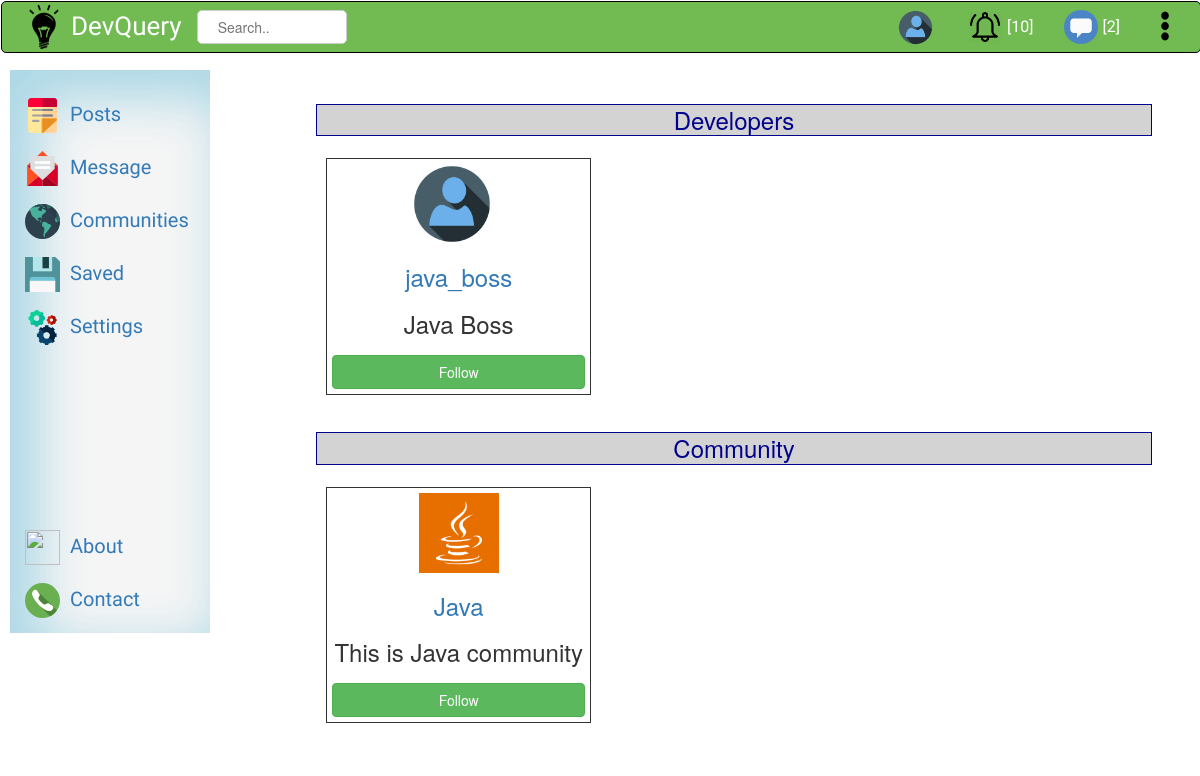
Screenshot of /search.php?key=java with the database file from the repository.
### tables this page shows
CREATE TABLE `user` (
  `first_name` varchar(255) NOT NULL,
  `last_name` varchar(255) NOT NULL,
  `user_name` varchar(255) NOT NULL,
  `password` text NOT NULL,
  `date_of_join` date NOT NULL,
  `email` varchar(255) NOT NULL,
  `profile_tag` varchar(50) NOT NULL
);

CREATE TABLE `community` (
  `community_id` int(11) NOT NULL,
  `community_title` varchar(255) NOT NULL,
  `community_description` text NOT NULL
);

### search.php (the view, shortened to what this page needs)
<!DOCTYPE html>
<html lang="en">
  <head>
    <link href="css/bootstrap.min.css" rel="stylesheet">
    <link rel="stylesheet" type="text/css" href="style.css"/>
       <link rel="stylesheet" href="assets/animate.css/animate.min.css">
       <link rel="stylesheet" href="assets/socicon/css/socicon.min.css">
       <link rel="stylesheet" href="assets/mobirise/css/style.css">
       <link rel="stylesheet" href="assets/mobirise-gallery/style.css">
       <link rel="stylesheet" href="assets/mobirise-slider/style.css">
       <link rel="stylesheet" href="assets/mobirise/css/mbr-additional.css" type="text/css">
    </head>
  <?php
  include 'dbconnect.php';
  $user_name = $_SESSION['user_name'];
  $key = $_GET['key'];
  ?>
  <body>
  <nav class="navbar" style="z-index: 9999">
      <div class="container" id="mainnav">
          <img src="img/logo.png" style="height: 50px;width: 54px;float: left; padding: 2px 2px "/>
          <div class="navbar-header">
              <a class="navbar-brand logo" href="home.php">DevQuery</a>
          </div>
          <form style="width:330px;float: left" action="search.php" method="get">
              <input id="search" type="text" name="key" placeholder="Search.." style="width: 150px;height: 34px;border-radius:5px ">
          </form>
          <ul class="nav navbar-nav">
              <li>
                  <a href="profile.php" class="active" id="nav-a"><img src="img/user.ico" style="height: 35px;width: 35px;float: left; margin-right: 5px "/><?php echo $_SESSION['user_name'];?></a>
              </li>
              <li>
                  <a href="#" id="nav-a"><img src="img/notify.png" style="height: 34px;width: 34px;float: left;margin-right: 5px"/> [10] </a>
              </li>
              <li>
                  <a href="#" id="nav-a"><img src="img/chat.png" style="height: 34px;width: 34px;float: left;margin-right: 5px"/>[2] </a>
              </li>
              <li>
                  <a href="#" style="display: inline-block" id="nav-a"><img src="img/menu.png" style="height: 32px;width: 30px;float: left;margin-right: 5px"/> </a>
              </li>
          </ul>
      </div>
  </nav>
     <div class="container-fluid">
        <div class="row">
            <div class="col-lg-2" style="background-color:whitesmoke;height: 563px;position: fixed;margin-left: 10px;box-shadow:20px 20px 50px 10px lightblue inset ">
              <div style="margin-top: 28px ">
                  <a href="ask.php" class="active" Style="font-family: sofia;font-size: 20px;text-decoration: none"><img src="img/post.svg" style="height: 35px;width: 35px;margin-right:10px;"/>Posts</a>
              </div>
              <div style="margin-top: 18px ">
                  <a href="#" class="active" Style="font-family: sofia;font-size: 20px;text-decoration: none"><img src="img/msg.svg" style="height: 35px;width: 35px;margin-right:10px;"/>Message</a>
              </div>
              <div style="margin-top: 18px ">
                  <a href="community.php" class="active" Style="font-family: sofia;font-size: 20px;text-decoration: none"><img src="img/comminity.svg" style="height: 35px;width: 35px;margin-right:10px;"/>Communities</a>
              </div>
              <div style="margin-top: 18px ">
                  <a href="#" class="active" Style="font-family: sofia;font-size: 20px;text-decoration: none"><img src="img/saved.png" style="height: 35px;width: 35px;margin-right:10px;"/>Saved</a>
              </div>
              <div style="margin-top: 18px ">
                  <a href="#" class="active" Style="font-family: sofia;font-size: 20px;text-decoration: none"><img src="img/settings.svg" style="height: 35px;width: 35px;margin-right:10px;"/>Settings</a>
              </div>
              <div style="margin-top: 185px ">
                  <a href="about.php" class="active" Style="font-family: sofia;font-size: 20px;text-decoration: none"><img src="img/about.svg" style="height: 35px;width: 35px;margin-right:10px;"/>About</a>
              </div>
              <div style="margin-top: 18px ">
                  <a href="#" class="active" Style="font-family: sofia;font-size: 20px;text-decoration: none"><img src="img/contact.svg" style="height: 35px;width: 35px;margin-right:10px;"/>Contact</a>
              </div>
            </div>
            <div style="
                            margin-left: 299px;
                            width: 910px;
                            hight: 500px;
                            margin-top: 12px;
                            padding: 5px;">
                <div style="
                            padding: 10px;">
                    <h3 style="border: 1px solid;
                            margin-top: 7px;
                            padding: 2px;
                            text-align: center;
                            color: darkblue;
                            background-color:lightgray;
                            width: 95%;
                            margin-left: 2px;">Developers</h3>
                    <div style= "
                            margin-left: 2px;
                            width: 98%;
                            margin-top: 12px;
                            hight: 21%;
                            padding: 10px;">
                        <?php
                        $sql = "select * from user where first_name='$key' or last_name = '$key'";
                        $result = $db->query($sql);
                        $res = $result->fetch_assoc();
                        while ($res){
                            $un = $res['user_name'];
                        ?>
                        <div style="border: 1px solid;
                            width: 31.5%;
                            hight: 450px;
                            margin-top: 0px;
                            margin-right: 9px;
                            padding: 5px;
                            float: left;">
                            <img style="width:80px;margin-left:80px;" src="img/user.ico" alt="">
                            <h3 style="margin-left: 0px;text-align: center;"><a href="userprofile.php?user_name=<?php echo $un;?>" style='text-decoration: none;'><?php echo $res['user_name'];?></a></h3>
                            <h3 style="text-align: center;"><?php echo $res['profile_tag'];?></h3>
                            <?php
                            $s = "select * from following where following_user_name='$un' and user_name='$user_name'";
                            $rst = $db->query($s);
                            $rs = $rst->fetch_assoc();
                            if($rs){
                            ?>
                            <button  onclick="follow(this)" type="submit" name=" comment" class="btn btn-success" style=" width: 100%;
                            margin-left: 0px;">Following</button>
                            <?php } else { ?>
                            <button  onclick="follow(this)" type="submit" name=" comment" class="btn btn-success" style=" width: 100%;
                         margin-left: 0px;">Follow</button>
                            <?php } ?>
                        </div>
                        <?php $res = $result->fetch_assoc(); } ?>
                    </div>
                </div>
                <div style="
                            padding: 10px;">
                    <h3 style="border: 1px solid;
                            margin-top: 7px;
                            padding: 2px;
                            text-align: center;
                            width: 95%;
                            color: darkblue;
                            background-color:lightgray;
                            margin-left: 2px;">Community</h3>
                    <div style= "
                            margin-left: 2px;
                            width: 98%;
                            margin-top: 12px;
                            /*hight: 21%;*/
                            padding: 10px;">
                        <?php
                        $sql = "select * from community where community_title='$key'";
                        $result = $db->query($sql);
                        $res = $result->fetch_assoc();
                        while ($res){
                        $title = $res['community_title'];
                        $community_id = $res['community_id'];
                        ?>
                        <div style="border: 1px solid;
                            width: 31.5%;
                            margin-top: 0px;
                            padding: 5px;
                            float: left;">
                            <img style="width:80px;margin-left:87px;" src="communityphoto/<?php echo $community_id;?>.jpg" alt="">
                            <h3 style="margin-left: 0px;text-align: center;"><a href="community_home.php?community_id=<?php echo $community_id;?>" style='text-decoration: none;'><?php echo $title;?></a></h3>
                            <h3 style="text-align: center;">This is <?php echo $title;?> community</h3>
                            <?php
                            $s = "select * from community_follower where community_id='$community_id' and user_name='$user_name'";
                            $rst = $db->query($s);
                            $rs = $rst->fetch_assoc();
                            if($rs){
                            ?>
                            <button id="<?php echo $community_id;?>" onclick="community_follow(<?php echo $community_id;?>)" type="submit" name=" comment" class="btn btn-success" style=" width: 100%;
                            margin-left: 0px;">Following</button>
                            <?php } else { ?>
                            <button id="<?php echo $community_id;?>" onclick="community_follow(<?php echo $community_id;?>)" type="submit" name=" comment" class="btn btn-success" style=" width: 100%;
                         margin-left: 0px;">Follow</button>
                            <?php } ?>
                        </div>
                        <?php $res = $result->fetch_assoc(); } ?>
                    </div>
                </div>
            </div>
        </div>
    </div>
  </body>
</html>

### style.css (style rules this page uses)
#mainnav { background-color:#72bb53; border-radius: 5px; border:1px solid black; position:fixed; width: 100% }
.logo { color: white; font-family:sofia; }
.navbar-brand { font-size: 26px; line-height: 18px; }
.navbar-nav { float: right; margin: 0; }
.navbar-nav > li > a { padding-top: 8px; padding-bottom: 0px; line-height: 34px; font-family: 'Acme', sans-serif; font-size: 16px; }
input[type=text], input[type=password] { width: 100%; padding: 12px 20px; margin: 8px 0; display: inline-block; border: 1px solid #ccc; box-sizing: border-box; }
button { background-color: #4CAF50; color: white; padding: 14px 20px; margin: 8px 0; border: none; cursor: pointer; width: 100%; }
.container { padding: 0px; padding-left: 15px; }

### assets/mobirise/css/style.css (style rules this page uses)
html { position: relative; min-height: 100%; }

### search.php (style rules this page uses)
#nav-a { color: white; }

### rows the page displays
user: user_name "java_boss", profile_tag "Java Boss"
community: community_title "Java", $community_id 1 (drawn)
